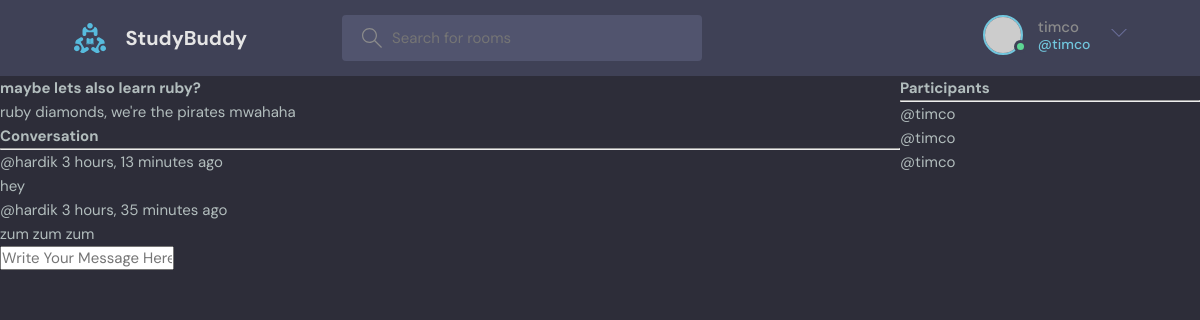
The app's page /room/2/ (signed in) with its own data.
### base/models.py (models this page shows, shortened)
class Room(models.Model):
    host = models.ForeignKey(User, on_delete=models.SET_NULL, null=True)
    topic = models.ForeignKey(Topic, on_delete=models.SET_NULL, null=True)
    name = models.CharField(max_length=200)
    description = models.TextField(null=True, blank=True)
    participants = models.ManyToManyField(User, related_name='participants', blank=True)
    updated = models.DateTimeField(auto_now=True)
    created = models.DateTimeField(auto_now_add=True)
    class Meta:
        ordering = ['-updated', '-created']

class Message(models.Model):
    user = models.ForeignKey(User, on_delete=models.CASCADE)
    room = models.ForeignKey(Room, on_delete=models.CASCADE)
    body = models.TextField()
    updated = models.DateTimeField(auto_now=True)
    created = models.DateTimeField(auto_now_add=True)
    class Meta:
        ordering = ['-updated', '-created']

### base/views.py (the view, shortened to what this page needs)
# urls.py: path('room/<str:pk>/', views.room, name="room"),
def room(request, pk):
    room = Room.objects.get(id=pk)
    room_messages = room.message_set.all() # children of model Message being accessed by _set
    participants = room.participants.all()
    context = {'room': room, 'room_messages': room_messages, 'participants': participants}
    return render(request, 'base/room.html', context)

### base/templates/base/room.html (shortened to what this page needs)
{% extends 'main.html' %}
{% block content %}
<div class="room-container">
    <div>
        <h1>{{room.name}}</h1>
        <p>{{room.description}}</p>
        <div class="comment-wrapper">
            <h3>Conversation</h3>
            <hr>
            {% for message in room_messages %}
                <div>
                    <small>@{{message.user}}  {{message.created|timesince}} ago</small>
                    <p>{{message.body}}</p>
                </div>
            {% endfor %}
        </div>
        {% if request.user.is_authenticated %}
        <div class="comment-form">
            <form method="POST" action="">
                <input type="text" name="body" placeholder="Write Your Message Here">
            </form>
        </div>
        {% endif %}
    </div>
    <div>
        <h3>Participants</h3>
        <hr>
        {% for participant in participants%}
            <p>@{{user.username}}</p>
        {% endfor %}
    </div>
</div>
{% endblock content %}

### templates/navbar.html (shortened to what this page needs)
{% load static %}
<header class="header header--loggedIn">
  <div class="container">
    <a href="{% url 'home' %}" class="header__logo">
      <img src="{% static 'images/logo.svg' %}" />
      <h1>StudyBuddy</h1>
    </a>
    <form class="header__search" method="GET" action="{% url 'home' %}">
      <label>
        <input name=q placeholder="Search for rooms" />
      </label>
    </form>
    <nav class="header__menu">
      {% if request.user.is_authenticated %}
        <div class="header__user">
          <a href="profile.html">
            <div class="avatar avatar--medium active">
              <img src="https://randomuser.me/api/portraits/men/37.jpg" />
            </div>
            <p>{{request.user.username}}<span>@{{request.user.username}}</span></p>
          </a>
          <button class="dropdown-button">
            <svg version="1.1" xmlns="http://www.w3.org/2000/svg" width="32" height="32" viewBox="0 0 32 32">
              <title>chevron-down</title>
              <path d="M16 21l-13-13h-3l16 16 16-16h-3l-13 13z"></path>
            </svg>
          </button>
        </div>
      {% else %}
        <a href="{% url 'login' %}">
          <img src="{% static 'images/avatar.svg' %}" />
          <p>Login</p>
        </a>
      {% endif %}
    </nav>
  </div>
</header>

### static/styles/style.css (style rules this page uses)
:root { --color-main: #71c6dd; --color-main-light: #e1f6fb; --color-dark: #3f4156; --color-dark-medium: #51546e; --color-dark-light: #696d97; --color-light: #e5e5e5; --color-gray: #8b8b8b; --color-light-gray: #b2bdbd; --color-bg: #2d2d39; --color-success: #5dd693; --color-error: #fc4b0b; }
* { font-family: "DM Sans", -apple-system, BlinkMacSystemFont, "Segoe UI", Roboto, Oxygen, Ubuntu, Cantarell, "Open Sans", "Helvetica Neue", sans-serif; margin: 0; padding: 0; box-sizing: border-box; text-rendering: optimizeLegibility; font-size: inherit; }
html { font-size: 56.25%; }
@media only screen and (min-width: 1200px) { html { font-size: 62.5%; } }
body { line-height: 1.6; font-weight: 400; font-size: 1.5rem; color: var(--color-light-gray); background-color: var(--color-bg); min-height: 100vh; }
img { width: 100%; }
a { display: inline-block; color: var(--color-main); text-decoration: none; }
.container { max-width: 120rem; width: 90%; margin: auto; }
.avatar { position: relative; display: inline-block; border-radius: 50%; border: 2px solid var(--color-main); }
.avatar img { display: block; border-radius: 50%; object-fit: cover; object-position: center; }
.avatar::after { content: ""; display: block; position: absolute; background-color: var(--color-gray); z-index: 111; border-radius: 50%; border: 0.3rem solid var(--color-dark); }
.avatar.active::after { background-color: var(--color-success); }
.avatar.avatar--medium img { width: 3.6rem; height: 3.6rem; border-radius: 50%; }
.avatar.avatar--medium:after { width: 0.7rem; height: 0.7rem; bottom: 0px; right: -6px; }
.header { padding: 1.5rem; background-color: var(--color-dark); }
.header > .container { display: flex; gap: 9.5rem; }
.header__logo, .header__user { display: flex; gap: 2rem; align-items: center; }
.header__logo > img { height: 3.2rem; width: 3.2rem; }
.header__logo > h1 { font-weight: 700; font-size: 2rem; color: var(--color-light); }
.header__search > label { background-color: var(--color-dark-medium); padding: 1.3rem 1rem; display: flex; align-items: center; gap: 1rem; border-radius: 4px; }
.header__search svg { fill: var(--color-gray); width: 2rem; height: 2rem; margin-left: 1rem; }
.header__search input { width: 30rem; background: transparent; border: none; outline: none; color: var(--color-light); }
.header__menu { margin-left: auto; position: relative; }
.header__menu a { display: flex; gap: 1.5rem; align-items: center; font-weight: 500; text-decoration: none; color: var(--color-gray); }
.header__menu img { height: 3.6rem; }
.header__menu p { line-height: 1.2; }
.header__menu span { color: var(--color-main); font-weight: 500; font-size: 1.4rem; display: block; }
.header__menu svg { width: 1.6rem; height: 1.6rem; fill: var(--color-dark-light); }
.dropdown-button { background: transparent; border: 0; outline: 0; cursor: pointer; }

### base/templates/base/room.html (style rules this page uses)
.room-container { display: grid; grid-template-columns: 3fr 1fr; }

### records on screen
Room: name "maybe lets also learn ruby?", description "ruby diamonds, we're the pirates mwahaha"
Message: user "hardik", created "3 hours, 13 minutes", body "hey"
Message: user "hardik", created "3 hours, 35 minutes", body "zum zum zum"

### other values on screen
{{ request.user.username }} "timco"
{{ user.username }} "timco"
